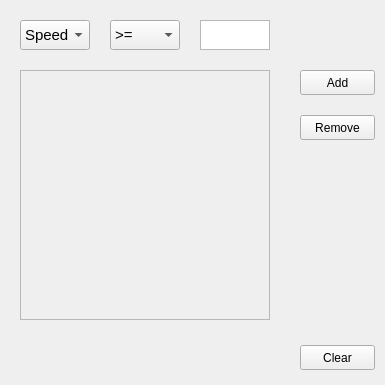
<?xml version="1.0" encoding="UTF-8"?>
<ui version="4.0">
 <class>Form</class>
 <widget class="QWidget" name="Form">
  <property name="geometry">
   <rect>
    <x>0</x>
    <y>0</y>
    <width>385</width>
    <height>385</height>
   </rect>
  </property>
  <property name="windowTitle">
   <string>Form</string>
  </property>
  <widget class="QScrollArea" name="sa_selected_stats">
   <property name="geometry">
    <rect>
     <x>20</x>
     <y>70</y>
     <width>250</width>
     <height>250</height>
    </rect>
   </property>
   <property name="widgetResizable">
    <bool>true</bool>
   </property>
   <widget class="QWidget" name="scrollAreaWidgetContents">
    <property name="geometry">
     <rect>
      <x>0</x>
      <y>0</y>
      <width>248</width>
      <height>248</height>
     </rect>
    </property>
   </widget>
  </widget>
  <widget class="QPushButton" name="btn_add_stat">
   <property name="geometry">
    <rect>
     <x>300</x>
     <y>70</y>
     <width>75</width>
     <height>25</height>
    </rect>
   </property>
   <property name="text">
    <string>Add</string>
   </property>
  </widget>
  <widget class="QPushButton" name="btn_remove_stat">
   <property name="geometry">
    <rect>
     <x>300</x>
     <y>115</y>
     <width>75</width>
     <height>25</height>
    </rect>
   </property>
   <property name="text">
    <string>Remove</string>
   </property>
  </widget>
  <widget class="QComboBox" name="cbx_stat">
   <property name="geometry">
    <rect>
     <x>20</x>
     <y>20</y>
     <width>70</width>
     <height>30</height>
    </rect>
   </property>
   <property name="sizePolicy">
    <sizepolicy hsizetype="Preferred" vsizetype="Fixed">
     <horstretch>0</horstretch>
     <verstretch>0</verstretch>
    </sizepolicy>
   </property>
   <property name="font">
    <font>
     <pointsize>11</pointsize>
    </font>
   </property>
   <item>
    <property name="text">
     <string>Speed</string>
    </property>
   </item>
  </widget>
  <widget class="QTextEdit" name="tdt_stat_value">
   <property name="geometry">
    <rect>
     <x>200</x>
     <y>20</y>
     <width>70</width>
     <height>30</height>
    </rect>
   </property>
  </widget>
  <widget class="QComboBox" name="cbx_sign">
   <property name="geometry">
    <rect>
     <x>110</x>
     <y>20</y>
     <width>70</width>
     <height>30</height>
    </rect>
   </property>
   <property name="sizePolicy">
    <sizepolicy hsizetype="Preferred" vsizetype="Fixed">
     <horstretch>0</horstretch>
     <verstretch>0</verstretch>
    </sizepolicy>
   </property>
   <property name="font">
    <font>
     <pointsize>11</pointsize>
    </font>
   </property>
   <item>
    <property name="text">
     <string>&gt;=</string>
    </property>
   </item>
  </widget>
  <widget class="QPushButton" name="btn_clear_stats">
   <property name="geometry">
    <rect>
     <x>300</x>
     <y>345</y>
     <width>75</width>
     <height>25</height>
    </rect>
   </property>
   <property name="text">
    <string>Clear</string>
   </property>
  </widget>
 </widget>
 <resources/>
 <connections/>
</ui>
